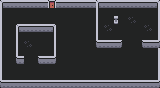

The image is a tile-based game level rendered from a .tmx file. Its description and complete source (layers, tilesets, objects, tile grids) follow:
An orthogonal 20x11 tile map with 8x8 px tiles, 3 tile layers (Background, Doors_Closed, Walls), 1 hidden layer not drawn and 2 objects (2x SpawnPoint).

<map version="1.10" tiledversion="1.12.0" orientation="orthogonal" renderorder="right-down" width="20" height="11" tilewidth="8" tileheight="8" infinite="0" nextlayerid="7" nextobjectid="3">
 <tileset firstgid="1" source="MicroDungeon.tsx" />
 <layer id="2" name="Background" width="20" height="11">
  <data encoding="csv">
0,0,0,0,0,0,0,0,0,0,0,0,0,0,0,0,0,0,0,0,
0,18,18,18,18,18,18,18,18,18,18,18,18,18,18,18,18,18,18,0,
0,18,18,18,18,18,18,18,18,18,18,18,18,18,18,18,69,18,18,0,
0,18,18,18,18,18,18,18,18,18,18,18,18,69,18,18,18,18,69,0,
0,18,18,18,18,18,18,18,18,18,18,18,18,18,18,18,18,18,18,0,
0,18,18,69,18,18,18,18,18,18,18,18,18,18,18,18,18,18,18,0,
0,18,18,18,18,18,18,18,18,18,18,18,18,18,18,18,18,18,18,0,
0,18,18,18,18,18,18,18,18,18,18,18,18,18,18,18,18,18,18,0,
0,18,18,18,18,18,18,18,18,18,18,18,18,18,18,18,18,18,18,0,
0,18,18,18,18,18,18,18,18,18,18,18,18,18,18,18,18,18,18,0,
0,0,0,0,0,0,0,0,0,0,0,0,0,0,0,0,0,0,0,0
</data>
 </layer>
 <layer id="3" name="Doors_Closed" width="20" height="11">
  <data encoding="csv">
0,0,0,0,0,0,37,0,0,0,0,0,0,0,0,0,0,0,0,0,
0,0,0,0,0,0,0,0,0,0,0,0,0,0,0,0,0,0,0,0,
0,0,0,0,0,0,0,0,0,0,0,0,0,0,0,0,0,0,0,0,
0,0,0,0,0,0,0,0,0,0,0,0,0,0,0,0,0,0,0,0,
0,0,0,0,0,0,0,0,0,0,0,0,0,0,0,0,0,0,0,0,
0,0,0,0,0,0,0,0,0,0,0,0,0,0,0,0,0,0,0,0,
0,0,0,0,0,0,0,0,0,0,0,0,0,0,0,0,0,0,0,0,
0,0,0,0,0,0,0,0,0,0,0,0,0,0,0,0,0,0,0,0,
0,0,0,0,0,0,0,0,0,0,0,0,0,0,0,0,0,0,0,0,
0,0,0,0,0,0,0,0,0,0,0,0,0,0,0,0,0,0,0,0,
0,0,0,0,0,0,0,0,0,0,0,0,0,0,0,0,0,0,0,0
</data>
 </layer>
 <layer id="4" name="Doors_Open" width="20" height="11" visible="0">
  <data encoding="csv">
0,0,0,0,0,0,38,0,0,0,0,0,0,0,0,0,0,0,0,0,
0,0,0,0,0,0,0,0,0,0,0,0,0,0,0,0,0,0,0,0,
0,0,0,0,0,0,0,0,0,0,0,0,0,0,0,0,0,0,0,0,
0,0,0,0,0,0,0,0,0,0,0,0,0,0,0,0,0,0,0,0,
0,0,0,0,0,0,0,0,0,0,0,0,0,0,0,0,0,0,0,0,
0,0,0,0,0,0,0,0,0,0,0,0,0,0,0,0,0,0,0,0,
0,0,0,0,0,0,0,0,0,0,0,0,0,0,0,0,0,0,0,0,
0,0,0,0,0,0,0,0,0,0,0,0,0,0,0,0,0,0,0,0,
0,0,0,0,0,0,0,0,0,0,0,0,0,0,0,0,0,0,0,0,
0,0,0,0,0,0,0,0,0,0,0,0,0,0,0,0,0,0,0,0,
0,0,0,0,0,0,0,0,0,0,0,0,0,0,0,0,0,0,0,0
</data>
 </layer>
 <layer id="5" name="Walls" width="20" height="11">
  <data encoding="csv">
1,2,2,2,2,2,0,2,2,2,2,2,1,2,2,2,2,2,2,4,
17,0,0,0,0,0,0,0,0,0,0,0,17,0,0,0,0,0,0,20,
17,0,0,0,0,0,0,0,0,0,0,0,17,0,30,0,0,0,0,20,
17,0,1,2,2,2,4,0,0,0,0,0,17,0,0,0,0,0,0,20,
17,0,17,0,0,0,20,0,0,0,0,0,17,0,0,0,0,0,0,20,
17,0,17,0,0,0,20,0,0,0,0,0,33,2,2,50,0,49,2,36,
17,0,17,0,0,0,20,0,0,0,0,0,0,0,0,0,0,0,0,20,
17,0,33,0,49,2,36,0,0,0,0,0,0,0,0,0,0,0,0,20,
17,0,0,0,0,0,0,0,0,0,0,0,0,0,0,0,0,0,0,20,
17,0,0,0,0,0,0,0,0,0,0,0,0,0,0,0,0,0,0,20,
33,2,2,2,2,2,2,2,2,2,2,2,2,2,2,2,2,2,2,36
</data>
 </layer>
 <objectgroup id="6" name="Spawn_Points">
  <object id="1" name="PlayerTwo" type="SpawnPoint" x="132" y="76">
   <point />
  </object>
  <object id="2" name="PlayerOne" type="SpawnPoint" x="140" y="76">
   <point />
  </object>
 </objectgroup>
</map>
